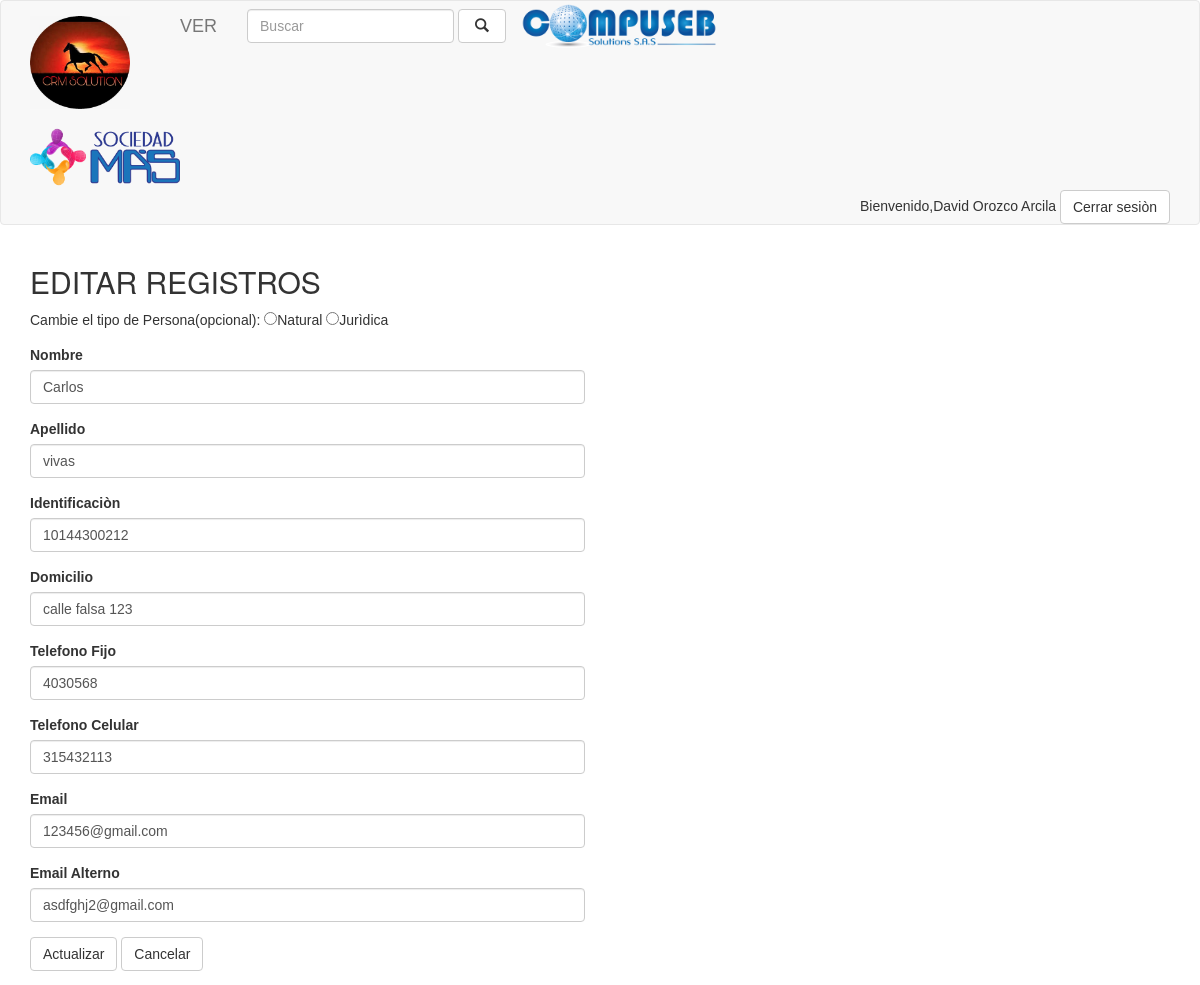
/editar.php?id=2 (signed in), run on the app's committed database.
### tables this page shows
CREATE TABLE `personas` (
  `id` int(11) NOT NULL,
  `nombre` varchar(500) NOT NULL,
  `apellido` varchar(500) DEFAULT NULL,
  `identificacion` varchar(50) NOT NULL,
  `tipo_persona` varchar(50) NOT NULL,
  `direccion` varchar(100) DEFAULT NULL,
  `telefono` varchar(100) DEFAULT NULL,
  `celular` int(50) DEFAULT NULL,
  `email` varchar(100) NOT NULL,
  `email2` varchar(100) DEFAULT NULL,
  `created_at` datetime NOT NULL
);

### php/formulario.php (the view, shortened to what this page needs)
<?php
include "conexion.php";
$sql1= "select * from personas where id = ".$_GET["id"];
$query = $con->query($sql1);
$person = null;
if($query->num_rows>0){
while ($r=$query->fetch_object()){
  $person=$r;
  break;
}
  }
?>
<?php if($person!=null):?>
<form role="form" method="post" action="php/actualizar.php">
    <div class="form-group">
    Cambie el tipo de Persona(opcional):
   <input type="radio"id="tipo_per" name="tipo_per" onChange="mostrar(this.value)" value="Natural" >Natural
   <input type="radio"id="tipo_per" name="tipo_per" onChange="mostrar(this.value)" value="Jurìdica">Jurìdica
      </div>
  <div class="form-group">
    <label for="name">Nombre</label>
    <input type="text" class="form-control" value="<?php echo $person->nombre; ?>" name="name" required>
  </div>
  <div class="form-group">
    <label for="lastname">Apellido</label>
    <input type="text" class="form-control" value="<?php echo $person->apellido; ?>" name="lastname" required>
  </div>
      <div class="form-group">
    <label for="lastname">Identificaciòn</label>
    <input type="text" class="form-control" value="<?php echo $person->identificacion; ?>" name="identif" required>
  </div>
  <div class="form-group">
    <label for="address">Domicilio</label>
    <input type="text" class="form-control" value="<?php echo $person->direccion; ?>" name="address" required>
  </div>
  <div class="form-group">
    <label for="phone">Telefono Fijo</label>
    <input type="text" class="form-control" value="<?php echo $person->telefono; ?>" name="phone" >
  </div>
     <div class="form-group">
    <label for="phone">Telefono Celular</label>
    <input type="text" class="form-control" value="<?php echo $person->celular; ?>" name="cell" >
  </div>
      <div class="form-group">
    <label for="email">Email</label>
    <input type="email" class="form-control" value="<?php echo $person->email; ?>" name="email" >
  </div>
      <div class="form-group">
    <label for="email2">Email Alterno</label>
    <input type="email" class="form-control" value="<?php echo $person->email2; ?>" name="email2" >
  </div>
  <button type="submit" class="btn btn-default">Actualizar</button>
  <a href="ver.php"class="btn btn-default" align="right">Cancelar</a>
</form>
<?php else:?>
  <p class="alert alert-danger">404 No se encuentra</p>
<?php endif;?>

### data on the page
personas: name "Carlos", lastname "vivas", identif "10144300212", address "calle falsa 123", phone "4030568", cell "315432113", email "123456@gmail.com", email2 "asdfghj2@gmail.com"

### other printed values
$_SESSION['user_id'] "David Orozco Arcila"
